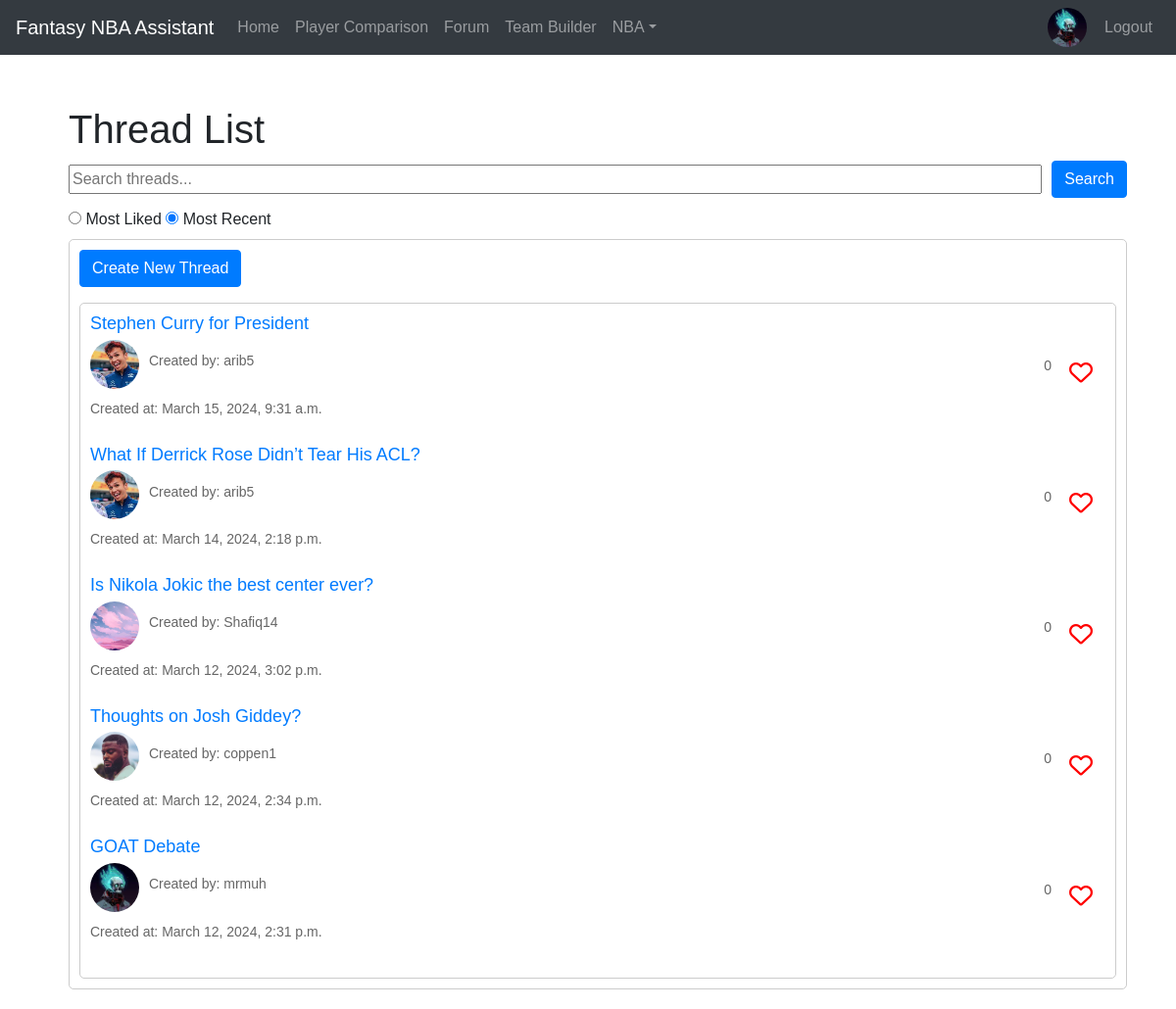
The page /forum (signed in) on the database as committed earlier.
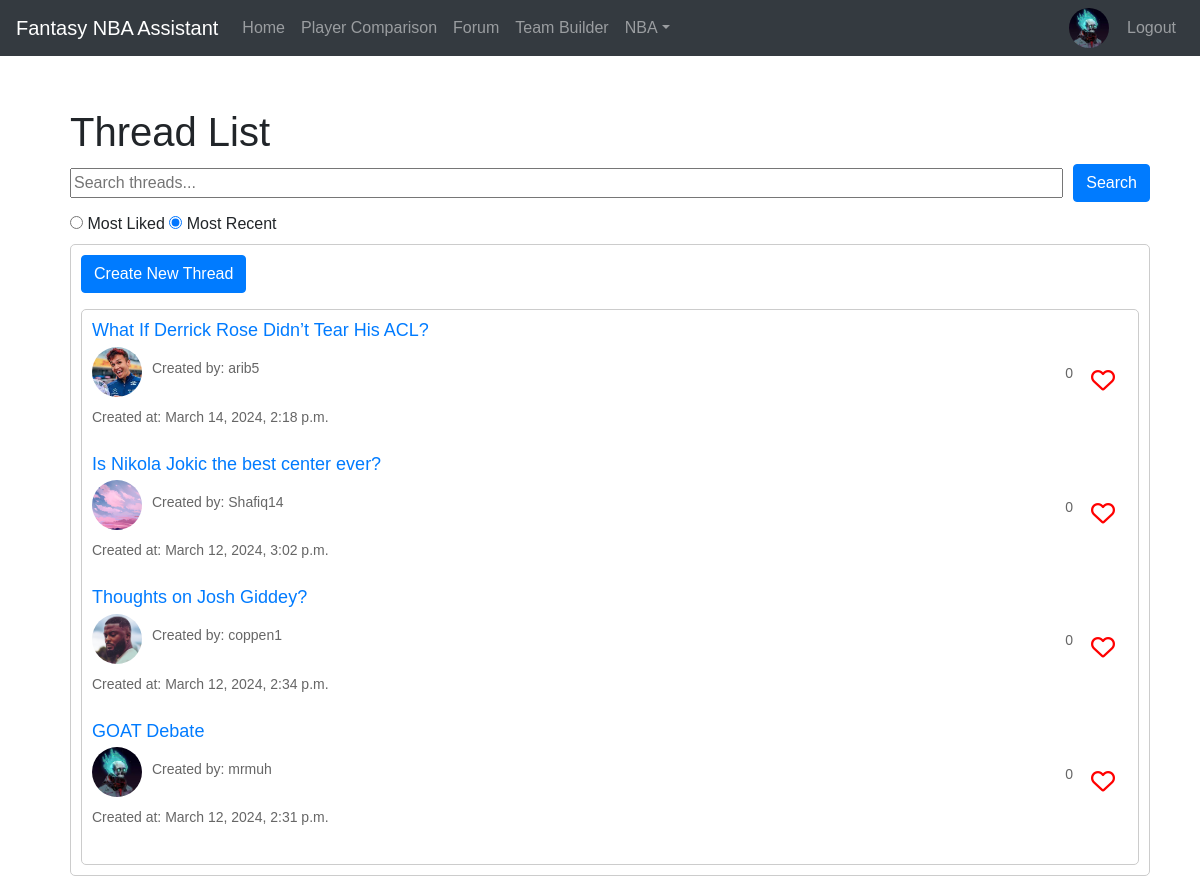
The same page on the database as committed later.
### mysite/models.py (models this page shows, shortened)
class Thread(models.Model):
    title = models.CharField(max_length=200)
    creator = models.ForeignKey(User, on_delete=models.CASCADE, related_name='threads', default=1)
    created_at = models.DateTimeField(auto_now_add=True)
    upvotes = models.ManyToManyField(User, related_name='upvoted_threads', blank=True)
    def get_absolute_url(self):
        return reverse('thread_detail', kwargs={'pk': self.pk})

class Profile(models.Model):
    user = models.OneToOneField(User, on_delete=models.CASCADE)
    bio = models.TextField(blank=True)
    favorite_team = models.ForeignKey('Team', on_delete=models.SET_NULL, null=True, blank=True)
    profile_picture = models.ImageField(upload_to='profile_pictures', default=default_profile_picture)

### mysite/views.py (the view)
# urls.py: path('forum', login_required(views.thread_list), name='thread_list'),
@login_required
def thread_list(request):
    query = request.GET.get('q')
    sort_option = request.GET.get('sort')
    threads = Thread.objects.all()
    threads = threads.order_by('-created_at')
    if query:
        threads = threads.filter(title__icontains=query)
    if sort_option == 'likes':
        threads = threads.annotate(num_upvotes=Count('upvotes')).order_by('-num_upvotes')
    if sort_option == 'recent':
        threads = threads.order_by('-created_at')
    return render(request, 'mysite/thread_list.html', {'threads': threads, 'sort_by': sort_option})

### mysite/templates/mysite/thread_list.html (shortened to what this page needs)
{% extends 'mysite/base.html' %}
{% block content %}
<div class="container">
  <h1>Thread List</h1>
  <form method="GET" action="{% url 'thread_list' %}" class="search-bar">
    <input type="text" name="q" placeholder="Search threads..." class="search-input">
    <button type="submit" class="btn btn-primary search-button">Search</button>
  </form>
  <div class="toggle-container">
    <label>
      <input type="radio" name="sortOption" id="sortMostLiked" value="likes" {% if sort_by == 'likes' %}checked{% endif %}>
      Most Liked
    </label>
    <label>
      <input type="radio" name="sortOption" id="sortMostRecent" value="recent" {% if sort_by != 'likes' %}checked{% endif %}>
      Most Recent
    </label>
  </div>
  <div class="thread-list">
    <a href="{% url 'create_thread' %}" class="btn btn-primary mb-3">Create New Thread</a>
    <div class="thread-list">
      {% for thread in threads %}
      <div class="thread">
        <div>
          <h2><a href="{{ thread.get_absolute_url }}">{{ thread.title }}</a></h2>
          <div class="creator-info">
            <img class="profile-picture" src="{{ thread.creator.profile.profile_picture.url }}" alt="{{ thread.creator.username }}">
            <p style="padding-top: 10px;" class="creator-name">Created by: {{ thread.creator.username }}</p>
          </div>
          <p style="padding-top: 10px;">Created at: {{ thread.created_at }}</p>
        </div>
        <div class="upvote-container">
          <p class="upvote-count">{{ thread.upvotes.count }}</p>
          <form method="post" action="{% url 'upvote_thread' thread.id %}" class="upvote-button">
            <button type="submit" class="btn btn-transparent">
              {% if user in thread.upvotes.all %}
                <i class="fa-solid fa-heart" style="color:red"></i>
              {% else %}
              <i class="fa-regular fa-heart" style="color:red"></i>
              {% endif %}
            </button>
          </form>
        </div>
      </div>
      {% endfor %}
    </div>
  </div>
</div>
{% endblock %}

Rows that differ between the two databases and show on the page:
removed Thread: title "Stephen Curry for President", creator.profile.profile_picture (picture), creator.username "arib5", created_at "March 15, 2024, 9:31 a.m.", upvotes.count "0"
